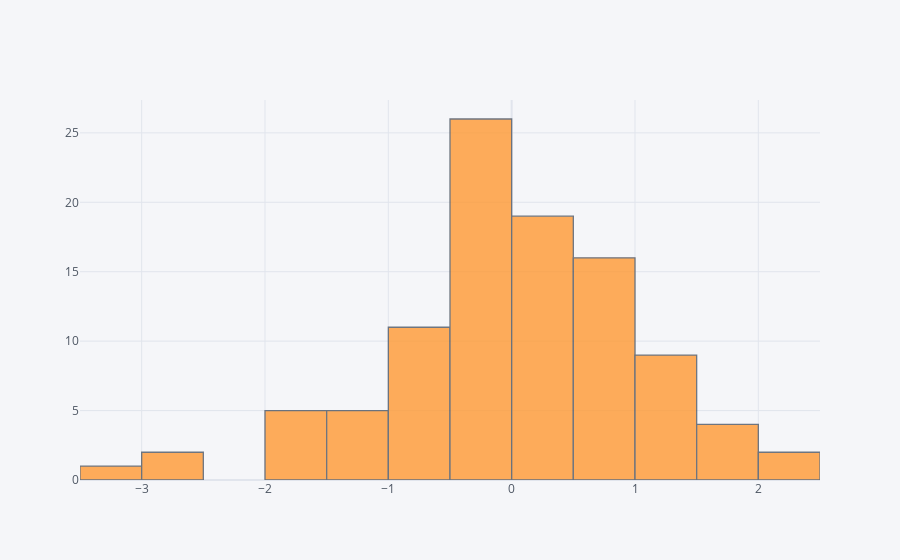

The notebook cell saved with this chart:
### Code cell
df['A'].iplot(kind='hist', bins=20)

### Figure 1 — Plotly figure (JSON) as saved in the notebook; plotly's stock layout.template omitted (floating-point values rounded to 4 significant figures)
{"data": [{"histfunc": "count", "histnorm": "", "marker": {"color": "rgba(255, 153, 51, 1.0)", "line": {"color": "#4D5663", "width": 1.3}}, "name": "A", "nbinsx": 20, "opacity": 0.8, "orientation": "v", "type": "histogram", "x": [0.2351, 1.751, -0.2857, -0.9667, 0.3441, -1.08, 0.6361, -0.4565, 0.811, -0.154, 1.406, -0.7697, 0.133, -0.3784, -0.9634, 1.875, -0.7126, 0.6691, -0.265, -0.8225, 0.1522, 0.2869, -0.1596, 0.2863, -0.3213, -0.02442, -0.4731, -1.181, 0.9516, 0.1905, -0.4877, -1.59, -0.3421, -0.8226, -2.532, 0.01756, -1.647, -0.2173, -0.2375, -0.02345, -0.5545, -1.506, 1.591, -0.8238, -0.389, 0.5483, 1.003, 1.308, 0.6091, -1.031, 0.4107, 0.845, 0.5847, 1.398, -0.1622, -0.04137, -0.07396, 0.8181, -0.7863, 0.2362, -1.004, -1.882, -0.1047, 1.222, 0.6808, -3.009, 0.3468, 1.321, 0.1078, 1.36, 0.1038, -0.9389, -0.2805, 2.256, 0.9828, -1.576, 2.191, 1.627, 0.7197, 0.1519, 0.8098, -1.261, 0.5257, 0.1823, -0.6879, 0.7751, 0.008554, 0.2903, -0.1083, -0.3382, 1.036, -2.614, -0.1708, -0.3801, 0.1879, 0.9023, 0.4549, -0.4279, 1.302, -0.1362]}], "layout": {"barmode": "overlay", "legend": {"bgcolor": "#F5F6F9", "font": {"color": "#4D5663"}}, "paper_bgcolor": "#F5F6F9", "plot_bgcolor": "#F5F6F9", "title": {"font": {"color": "#4D5663"}}, "xaxis": {"gridcolor": "#E1E5ED", "showgrid": true, "tickfont": {"color": "#4D5663"}, "title": {"font": {"color": "#4D5663"}, "text": ""}, "zerolinecolor": "#E1E5ED"}, "yaxis": {"gridcolor": "#E1E5ED", "showgrid": true, "tickfont": {"color": "#4D5663"}, "title": {"font": {"color": "#4D5663"}, "text": ""}, "zerolinecolor": "#E1E5ED"}}}
